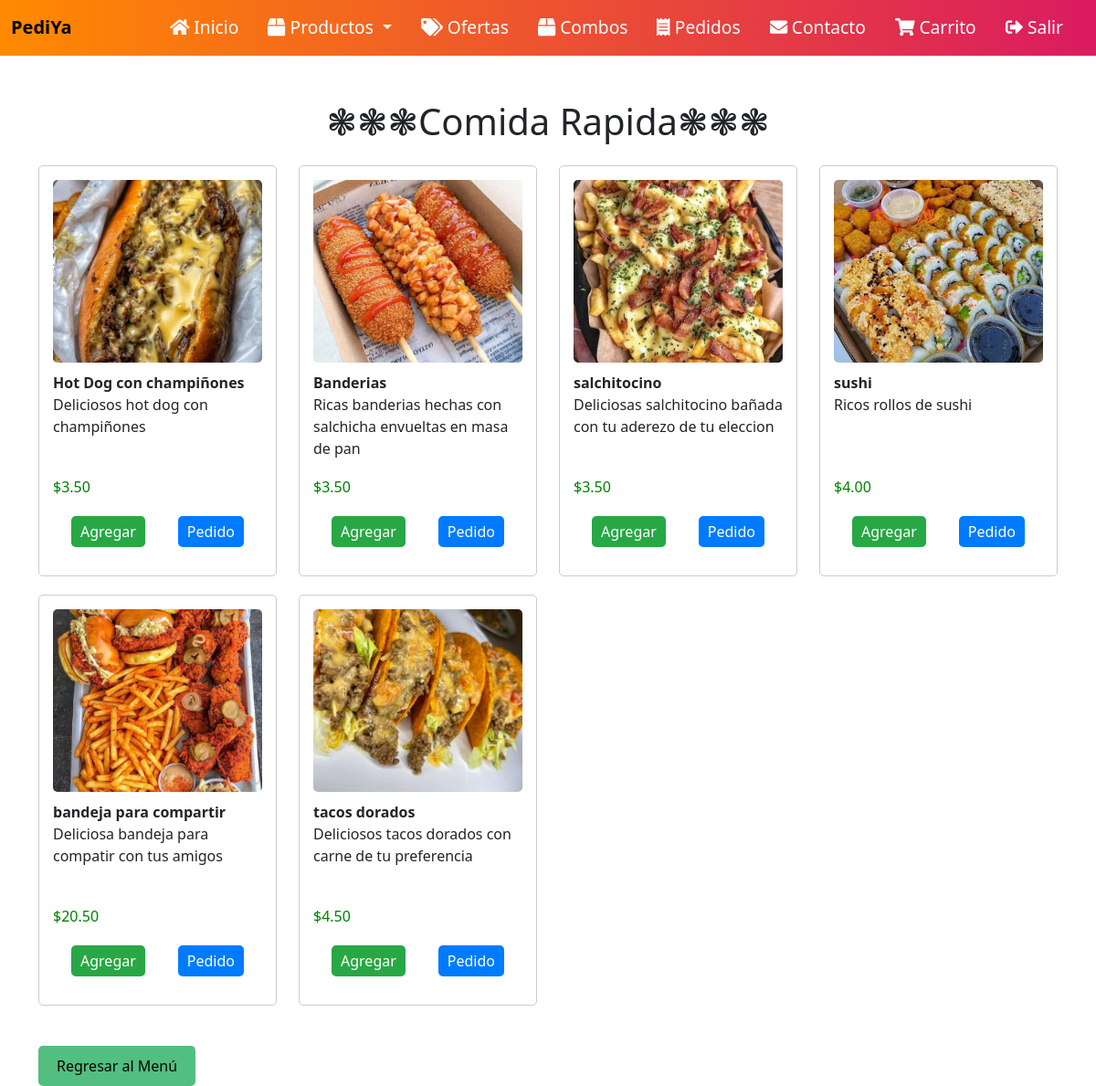
Screenshot of /comidaRapida.php (signed in) with the database file from the repository.
### tables this page shows
CREATE TABLE `productos` (
  `id` int(11) NOT NULL,
  `nombre` varchar(255) NOT NULL,
  `descripcion` text DEFAULT NULL,
  `precio` decimal(10,2) NOT NULL,
  `categoria_id` int(11) NOT NULL,
  `local_id` int(11) NOT NULL
);

### comidaRapida.php (the view, shortened to what this page needs)
<!DOCTYPE html>
<html lang="es">
<head>
    <link rel="stylesheet" href="css/productos.css">
    <link rel="stylesheet" href="css/carrito.css">
    <link rel="stylesheet" href="https://cdn.jsdelivr.net/npm/bootstrap@5.3.0-alpha1/dist/css/bootstrap.min.css">
</head>
<body>
<nav class="navbar navbar-expand-lg navbar-dark">
    <div class="container-fluid">
        <a class="navbar-brand" href="menu.php">
            <span class="brand-text">PediYa</span>
        </a>
        <div class="collapse navbar-collapse justify-content-end" id="navbarNav">
            <ul class="navbar-nav">
                <li class="nav-item">
                    <a class="nav-link" href="menu.php"><i class="fas fa-home"></i> Inicio</a>
                </li>
                <li class="nav-item dropdown">
                    <a class="nav-link dropdown-toggle" href="#" id="navbarDropdown" role="button" data-bs-toggle="dropdown" aria-expanded="false">
                        <i class="fas fa-box"></i> Productos
                    </a>
                </li>
                <li class="nav-item">
                    <a class="nav-link" href="ofertas.php"><i class="fas fa-tags"></i> Ofertas</a>
                </li>
                <li class="nav-item">
                    <a class="nav-link" href="combos.php"><i class="fas fa-box"></i> Combos</a>
                </li>
                <li class="nav-item">
                    <a class="nav-link" href="pedidos.php"><i class="fas fa-receipt"></i> Pedidos</a>
                </li>
                <li class="nav-item">
                    <a class="nav-link" href="contacto.php"><i class="fas fa-envelope"></i> Contacto</a>
                </li>
                <li class="nav-item">
                    <a class="nav-link" href="carrito.php"><i class="fas fa-shopping-cart"></i> Carrito</a>
                </li>
                <li class="nav-item">
                    <a class="nav-link" href="salir.php"><i class="fas fa-sign-out-alt"></i> Salir</a>
                </li>
            </ul>
        </div>
    </div>
</nav>
    <div class="container">
        <h1 class="mt-5">❃❃❃Comida Rapida❃❃❃</h1>
        <div class="row mt-4">
            <?php
              $rol_usuario = $_SESSION['rol_usuario'];
                $conn = conectar();
            $sql = "SELECT * FROM productos WHERE categoria_id = 5";
            $result = $conn->query($sql);
            if ($result->num_rows > 0) {
                while ($row = $result->fetch_assoc()) {
                    $imagenProducto = "";
                    switch ($row["nombre"]) {
                        case "Hot Dog con champiñones":
                            $imagenProducto = "hotchampiñones.jpg";
                            break;
                        case "Banderias":
                            $imagenProducto = "banderias.jpg";
                            break;
                        case "salchitocino":
                            $imagenProducto = "salchitocino.jpg";
                            break;
                        case "sushi":
                            $imagenProducto = "sushi.jpg";
                            break;
                        case "bandeja para compartir":
                            $imagenProducto = "bandeja.jpg";
                                break;
                        case "tacos dorados":
                            $imagenProducto = "tacosdorados.jpg";
                                    break;
                    }
                    echo '<div class="col-md-3">';
                    echo '<div class="producto">';
                    echo '<img src="img/' . $imagenProducto . '" alt="' . $row["nombre"] . '">';
                    echo '<div class="nombre">' . $row["nombre"] . '</div>';
                    echo '<div class="descripcion">' . $row["descripcion"] . '</div>';
                    echo '<div class="precio">$' . $row["precio"] . '</div>';
                    echo '<div class="btn-container">';
                    echo '<button class="btn-comprar" onclick="agregarAlCarrito(\'' . $row["nombre"] . '\', \'' . $row["precio"] . '\')">Agregar</button>';
                    echo '<button class="btn-pedido" onclick="agregarAlPedido(\'' . $row["nombre"] . '\', \'' . $row["precio"] . '\')">Pedido</button>';
                    echo '</div>';
                    echo '</div>';
                    echo '</div>';
                }
            } else {
                echo "No se encontraron productos.";
            }
            ?>
        </div>
        <div class="row mt-4">
            <div class="col-md-12">
                <?php if ($rol_usuario == 'admin' || $rol_usuario == 'administrativo'): ?>
                    <button class="btn-regresar" onclick="window.location.href='admin.php'">Regresar al Menú</button>
                <?php elseif ($rol_usuario == 'estudiante' || $rol_usuario == 'docente'): ?>
                    <button class="btn-regresar" onclick="window.location.href='menu.php'">Regresar al Menú</button>
                <?php endif; ?>
            </div>
        </div>
    </div>
</body>
</html>

### css/productos.css (style rules this page uses)
.producto { border: 1px solid #ccc; border-radius: 5px; padding: 15px; margin-bottom: 20px; height: 450px; }
.producto img { width: 100%; height: 200px; object-fit: cover; border-radius: 5px; }
.producto .nombre { font-weight: bold; margin-top: 10px; }
.producto .descripcion { height: 90px; overflow: hidden; }
.producto .precio { color: green; }
.btn-comprar { background-color: #48C9B0; color: black; border: none; padding: 5px 10px; border-radius: 3px; cursor: pointer; }
.btn-regresar { background-color: #52BE80; color: black; border: none; padding: 10px 20px; border-radius: 5px; cursor: pointer; }
.navbar { background: linear-gradient(90deg, #ff8a00, #da1b60); padding: 1.5rem; }
.navbar-brand { color: #fff; font-size: 1.8rem; font-weight: bold; }
.navbar-brand .brand-text { color: black; }
.navbar-nav .nav-link { color: #fff; font-size: 1.2rem; margin-right: 1rem; padding: 0.5rem 1rem; transition: background-color 0.3s ease; }
h1 { color: #333; font-size: 2.5rem; font-weight: bold; margin-bottom: 40px; text-align: center; }

### css/carrito.css (style rules this page uses)
.btn-container { display: flex; padding: 20px; justify-content: space-between; }
.btn-comprar { background-color: #28a745; color: #fff; border: none; padding: 5px 10px; border-radius: 5px; cursor: pointer; transition: background-color 0.3s; }
.btn-pedido { background-color: #007bff; color: #fff; border: none; padding: 5px 10px; border-radius: 5px; cursor: pointer; transition: background-color 0.3s; }

### rows the page displays
productos: shows a picture, nombre "Hot Dog con champiñones", descripcion "Deliciosos hot dog con champiñones", precio "3.50"
productos: shows a picture, nombre "Banderias", descripcion "Ricas banderias hechas con salchicha envueltas en masa de pan", precio "3.50"
productos: nombre (picture), nombre "salchitocino", descripcion "Deliciosas salchitocino bañada con tu aderezo de tu eleccion", precio "3.50"
productos: nombre (picture), nombre "sushi", descripcion "Ricos rollos de sushi", precio "4.00"
productos: shows a picture, nombre "bandeja para compartir", descripcion "Deliciosa bandeja para compatir con tus amigos", precio "20.50"
productos: shows a picture, nombre "tacos dorados", descripcion "Deliciosos tacos dorados con carne de tu preferencia", precio "4.50"
